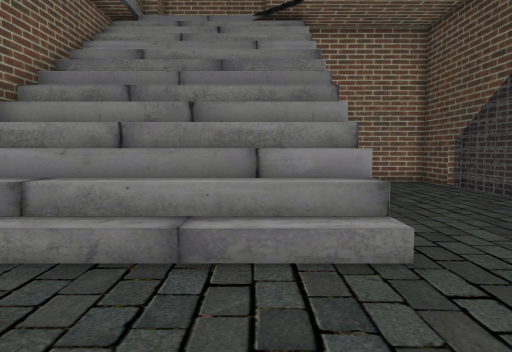
[1] (above)

14 first-person views from a walk through a scene from a Unity 3-D project. The camera is 1.4 m above the floor, tilts 4° down and sees 70° across. The floor is counted in squares, 1 m on a side. Each view is taken from the middle of a square. On the plan, view 1 faces up. The plan holds only what a view shows up to about 16 squares ahead; the rest is blank. The place goes on beyond the plan. The player is left out. Door leaves are left out, so doorways stand open.

[2]
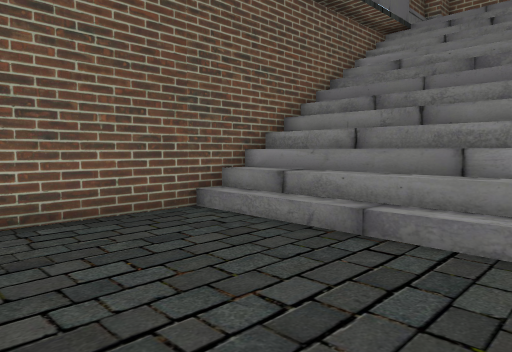

[3]
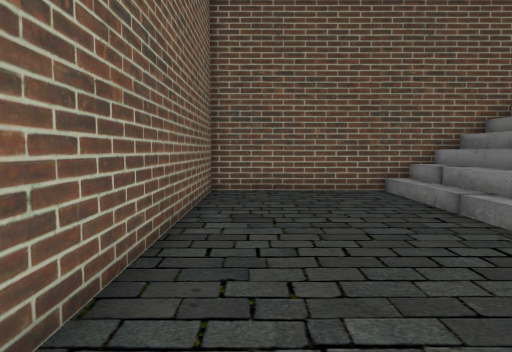

[4]
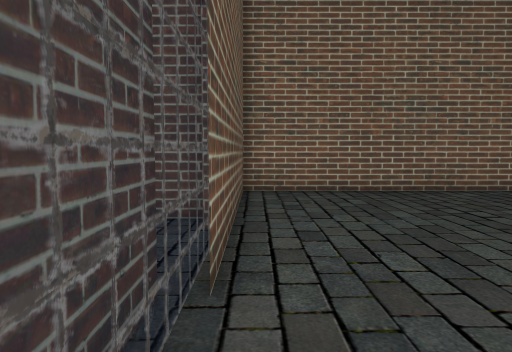

[5]
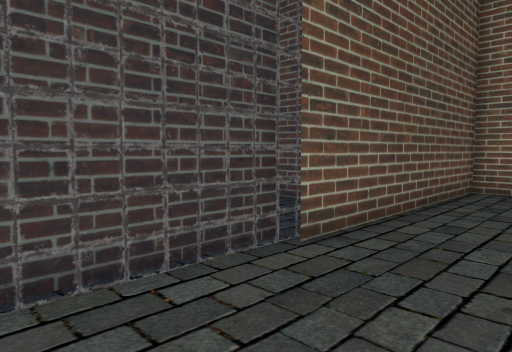

[6]
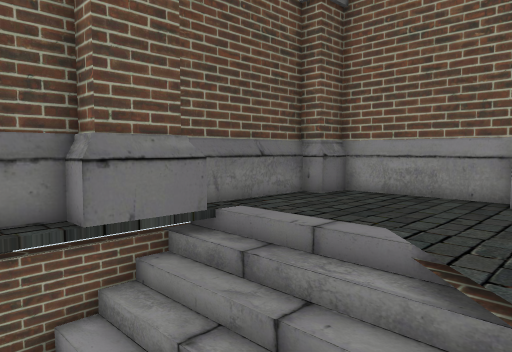

[7]
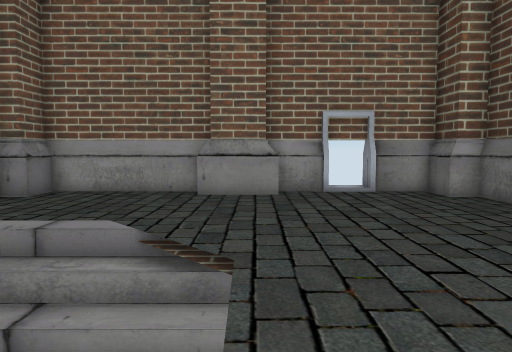

[8]
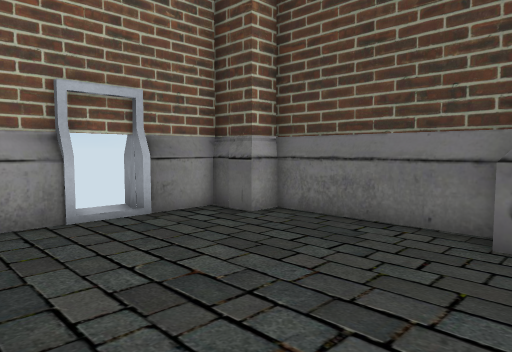

[9]
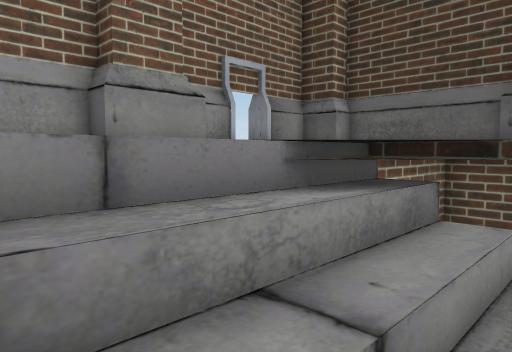

[10]
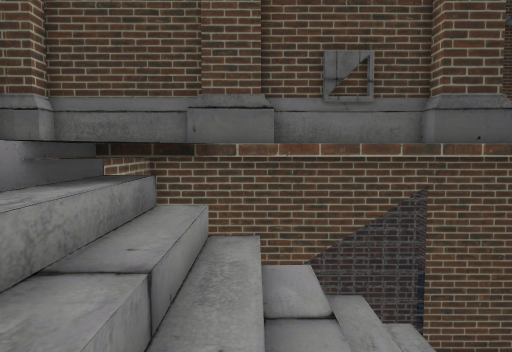

[11]
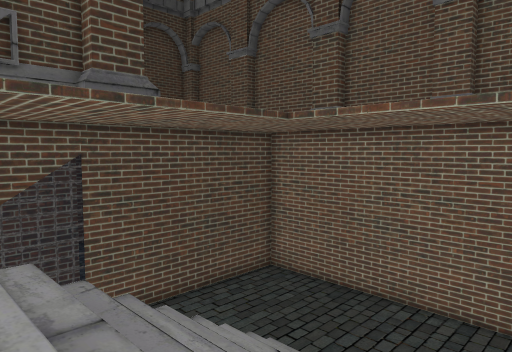

[12]
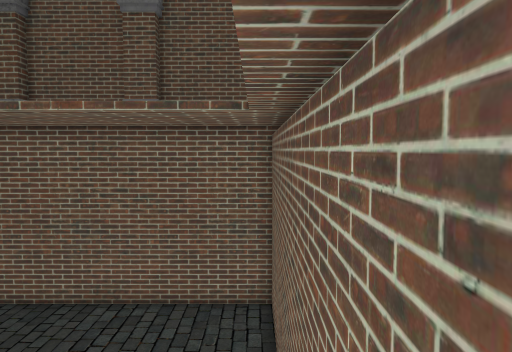

[13]
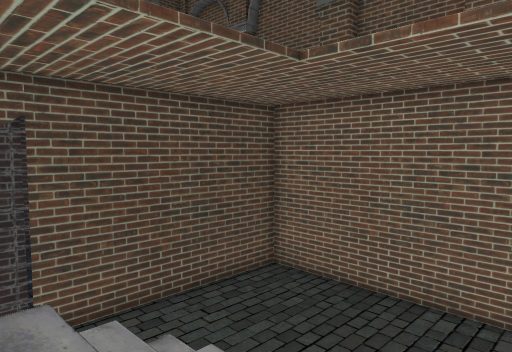

[14]
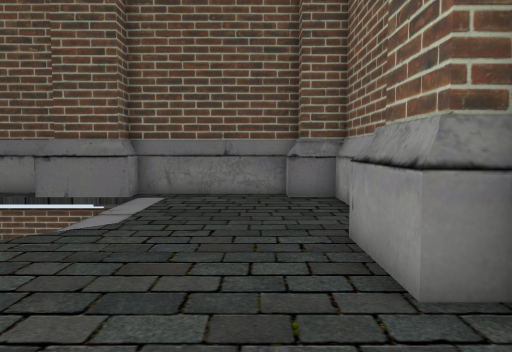

### Floor plan
Key: @ floor where view 1 was taken; # wall or solid block; x gap in a wall; . main floor; : floor 7 m higher than the main floor; / step, stairs or slope; D open door; = window, fence, low wall or low ledge.
Columns run from 6 left of view 1 to 11 right of it. Each row starts with its distance up from view 1.
 22  ##########Dx##
 21  #::::###:::::#
 20 ##::::::::::::##
 19 #::::::::::::::#
 18 #::::::::::::::#
 17 #::::::::::::::#
 16 #:::::::/.....:#
 15 ##/////:/   ..##
 14 ##///////  ...=
 13 #=///////  ...=
 12 #//////// ....=
 11 #//////// ....=
 10 #//////// ....=
  9 #////////.....=
  8 #////////.....=
  7 #////////.....=..
  6 #/////// .....=..
  5 #////////.....=..
  4 #.............#
  3 #.............####
  2 #.............#
  1 #.............#
  0 #.....@.......#
 -1 #.............#
 -2 ###############

Where each view was taken, in squares from view 1:
view 1: 0 up, 0 right, facing up
view 2: 1 down, 2 right, facing up-left
view 3: 0 up, 7 right, facing left
view 4: 11 up, 7 right, facing down
view 5: 12 up, 4 right, facing down-right
view 6: 10 up, 2 right, facing up-left
view 7: 9 up, 2 right, facing up
view 8: 14 up, 2 right, facing up-right
view 9: 13 up, 3 left, facing up-right
view 10: 13 up, 4 left, facing right
view 11: 12 up, 5 left, facing down-right
view 12: 12 up, 5 left, facing down
view 13: 10 up, 3 left, facing down-right
view 14: 19 up, 6 right, facing left
